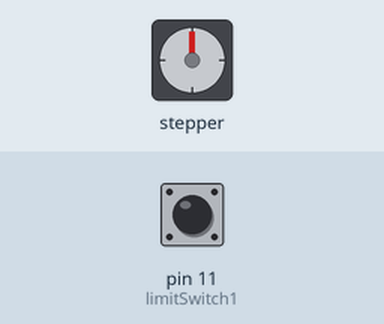
Simulated run of this sketch. Board: Arduino Uno, built with avr-gcc and run on an emulated ATmega328P. Parts: stepper motor. Wiring (inferred from the names in the program): stepper motor driver (200 steps per turn assumed): step pin 2; direction pin 5. The test bench sets the inputs (shaded band); at power-on: pin 11 (limitSwitch1) HIGH. What the sketch prints to the serial monitor is not drawn.

Above: at 0.05 s.
At 6.05 s:
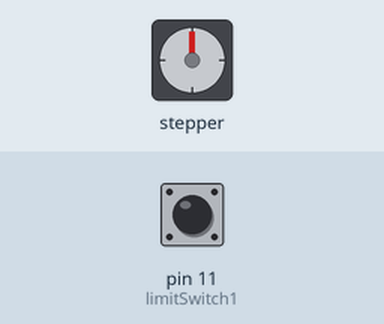
At 12.15 s:
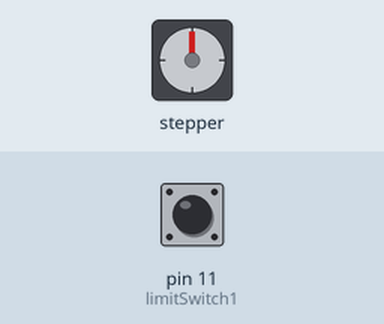
At 24.35 s:
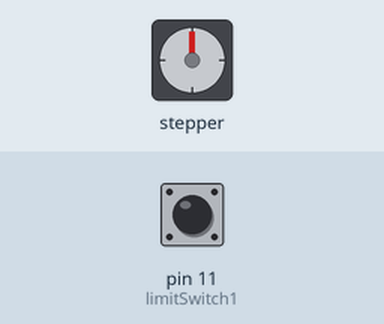
Timing chart, 0 to 31.8 s (numbered marks = the images above):
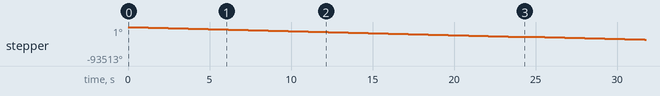

Measured:
- by itself, stepper: turns 26280° counter-clockwise in 23.4 s, repeating every 24.4 s

The sketch:

Prismatic_J1.ino
```cpp
// defines pins
#define stepPin 2
#define dirPin 5
#define limitSwitch1 11

//Z AXIS
void setup() {
  // Sets the two pins as Outputs
  pinMode(stepPin,OUTPUT);
  pinMode(dirPin,OUTPUT);
  pinMode(limitSwitch1, INPUT_PULLUP);
  Serial.begin(9600);
}
void loop() {
  int limitval = digitalRead(limitSwitch1);
  // Makes 200 pulses for making one full cycle rotation
  if(digitalRead(limitSwitch1) != 1){
    Serial.print("Going up  :  Switch is closed =   ");
    Serial.println(limitval);
    digitalWrite(dirPin,HIGH); // Enables the motor to move in a particular direction
  // Makes 200 pulses for making one full cycle rotation
    for(int x = 0; x < 200; x++) {
    digitalWrite(stepPin,HIGH);
    delayMicroseconds(800);    // by changing this time delay between the steps we can change the rotation speed
    digitalWrite(stepPin,LOW);
    delayMicroseconds(800); }
  }
  else if(digitalRead(limitSwitch1) ==1){
    Serial.print("Going Down  :  Switch is open =  ");
    Serial.println(limitval);
    digitalWrite(dirPin,LOW); //Changes the rotations direction
  // Makes 400 pulses for making two full cycle rotation
    for(int x = 0; x < 14600; x++) {
    digitalWrite(stepPin,HIGH);
    delayMicroseconds(800);
    digitalWrite(stepPin,LOW);
    delayMicroseconds(800);
  }
  delay(1000);
  }
}
```
